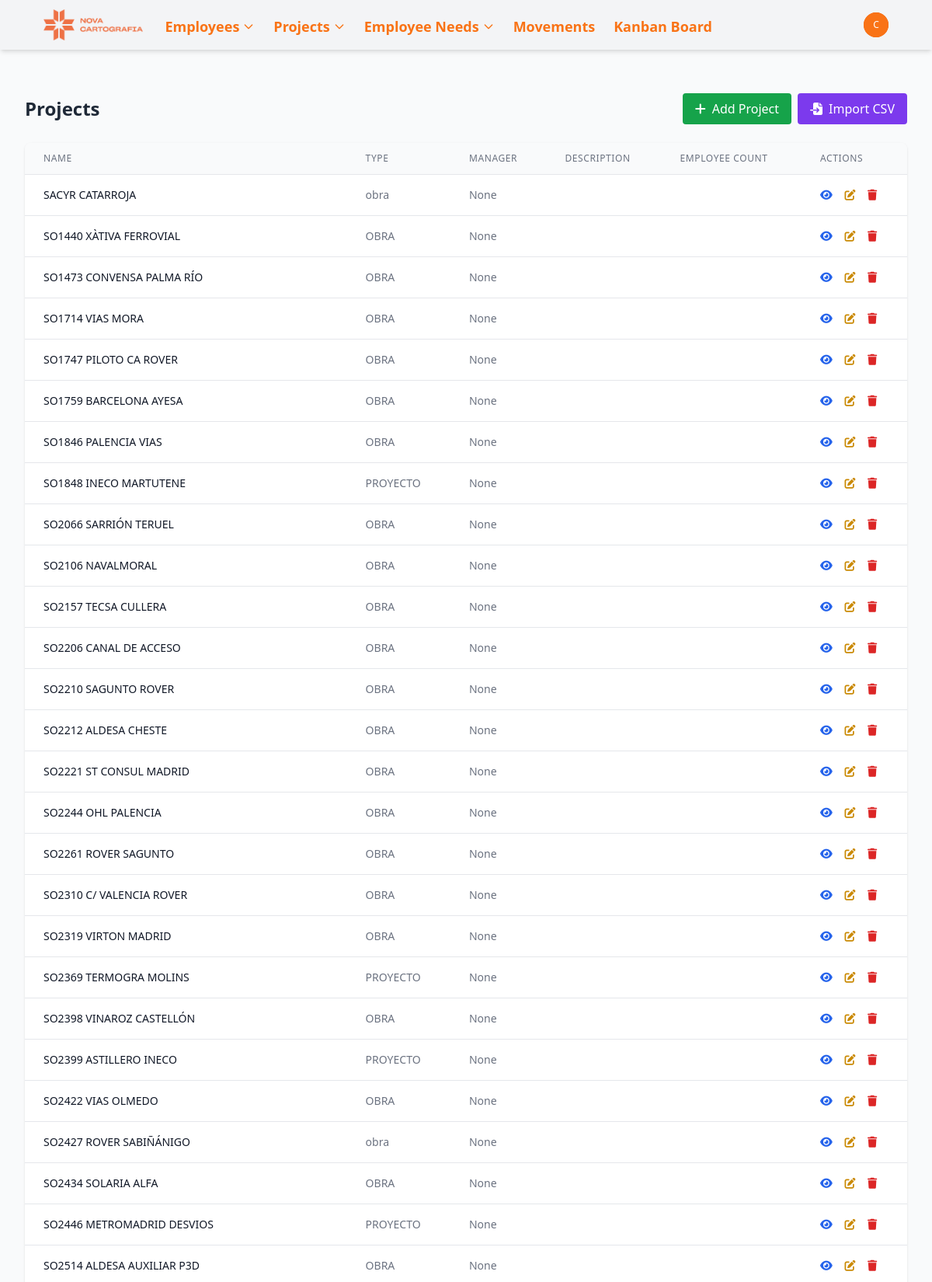
Page /projects/ (signed in, upper part) on the committed database.
### novacartografia_employee_management/models.py (models this page shows, shortened)
class Project(models.Model):
    PROJECT_TYPES = [
        ('obra', 'Obra'),
        ('proyecto', 'Proyecto'),
    ]
    MANAGER_TYPES = [
        ('cuesta', 'Cuesta'),
        ('javi', 'Javi'),
        ('guillermo', 'Guillermo'),
        ('miguelangel', 'Miguel Ángel'),
        ('oscar', 'Óscar'),
    ]
    name = models.CharField(max_length=100)
    type = models.CharField(max_length=50, choices=PROJECT_TYPES, default='proyecto')
    description = models.TextField(blank=True, null=True)
    manager = models.CharField(max_length=50, choices=MANAGER_TYPES, null=True, blank=True)
    state = models.CharField(max_length=50, null=True, blank=True,
            choices=[
                ('alava', 'Álava'),
                ('albacete', 'Albacete'),
                ('alicante', 'Alicante'),
                ('almeria', 'Almería'),
                ('asturias', 'Asturias'),
                ('avila', 'Ávila'),
                ('badajoz', 'Badajoz'),
                ('barcelona', 'Barcelona'),
                ('burgos', 'Burgos'),
                ('caceres', 'Cáceres'),
                ('cadiz', 'Cádiz'),
                ('cantabria', 'Cantabria'),
                ('castellon', 'Castellón'),
                ('ceuta', 'Ceuta'),
                ('ciudad_real', 'Ciudad Real'),
                ('cordoba', 'Córdoba'),
                ('cuenca', 'Cuenca'),
                ('gerona', 'Gerona'),
                ('granada', 'Granada'),
                ('guadalajara', 'Guadalajara'),
                ('guipuzcoa', 'Guipúzcoa'),
                ('huelva', 'Huelva'),
                ('huesca', 'Huesca'),
                ('islas_baleares', 'Islas Baleares'),
                ('jaen', 'Jaén'),
                ('la_coruna', 'La Coruña'),
                ('la_rioja', 'La Rioja'),
                ('las_palmas', 'Las Palmas'),
                ('leon', 'León'),
                ('lerida', 'Lérida'),
                ('lugo', 'Lugo'),
                ('madrid', 'Madrid'),
                ('malaga', 'Málaga'),
                ('melilla', 'Melilla'),
                ('murcia', 'Murcia'),
                ('navarra', 'Navarra'),
                ('orense', 'Orense'),
                ('palencia', 'Palencia'),
                ('pontevedra', 'Pontevedra'),
                ('salamanca', 'Salamanca'),
                ('santa_cruz_de_tenerife', 'Santa Cruz de Tenerife'),
                ('segovia', 'Segovia'),
                ('sevilla', 'Sevilla'),
                ('soria', 'Soria'),
                ('tarragona', 'Tarragona'),
                ('teruel', 'Teruel'),
                ('toledo', 'Toledo'),
                ('valencia', 'Valencia'),
                ('valladolid', 'Valladolid'),
                ('vizcaya', 'Vizcaya'),
                ('zamora', 'Zamora'),
                ('zaragoza', 'Zaragoza')
            ])
    academic_training = models.CharField(max_length=100, blank=True, null=True)
    twenty_hours = models.BooleanField(default=False)
    sixty_hours = models.BooleanField(default=False)
    confine = models.BooleanField(default=False)
    mining = models.BooleanField(default=False)
    railway_carriage = models.BooleanField(default=False)
    railway_mounting = models.BooleanField(default=False)
    building = models.BooleanField(default=False)
    office_work = models.BooleanField(default=False)
    scanner = models.BooleanField(default=False)
    leveling = models.BooleanField(default=False)
    static = models.BooleanField(default=False)
    drag = models.BooleanField(default=False)

### novacartografia_employee_management/views.py (the view)
# urls.py: path('projects/', views.project_list, name='project_list'),
@login_required
def project_list(request):
    projects = Project.objects.annotate(
        manager_order=Case(
            When(manager__isnull=True, then=Value('ZZZZZZ')),  # Un valor que será ordenado al final
            default='manager',
            output_field=CharField(),
        )
    ).order_by('manager_order', 'name')
    return render(request, 'novacartografia_employee_management/project_list.html', {'projects': projects})

### templates/novacartografia_employee_management/project_list.html (shortened to what this page needs)
{% extends "base.html" %}
{% block content %}
<div class="flex flex-col md:flex-row md:items-center md:justify-between mb-6">
    <h2 class="text-2xl font-bold text-gray-800 mb-4 md:mb-0">Projects</h2>
    <div class="flex space-x-2">
        <a href="{% url 'project_create' %}" class="bg-green-600 hover:bg-green-700 text-white font-medium py-2 px-4 rounded flex items-center">
            <i class="fas fa-plus mr-2"></i> Add Project
        </a>
        <a href="{% url 'import_projects_csv' %}" class="bg-violet-600 hover:bg-violet-700 text-white font-medium py-2 px-4 rounded flex items-center">
            <i class="fas fa-file-import mr-2"></i> Import CSV
        </a>
    </div>
</div>
<div class="bg-white shadow overflow-hidden rounded-lg">
    <div class="overflow-x-auto">
        <table class="min-w-full divide-y divide-gray-200">
            <thead class="bg-gray-50">
                <tr>
                    <th scope="col" class="px-6 py-3 text-left text-xs font-medium text-gray-500 uppercase tracking-wider">Name</th>
                    <th scope="col" class="px-6 py-3 text-left text-xs font-medium text-gray-500 uppercase tracking-wider">Type</th>
                    <th scope="col" class="px-6 py-3 text-left text-xs font-medium text-gray-500 uppercase tracking-wider">Manager</th>
                    <th scope="col" class="px-6 py-3 text-left text-xs font-medium text-gray-500 uppercase tracking-wider">Description</th>
                    <th scope="col" class="px-6 py-3 text-left text-xs font-medium text-gray-500 uppercase tracking-wider">Employee Count</th>
                    <th scope="col" class="px-6 py-3 text-left text-xs font-medium text-gray-500 uppercase tracking-wider">Actions</th>
                </tr>
            </thead>
            <tbody class="bg-white divide-y divide-gray-200">
                {% for project in projects %}
                <tr class="hover:bg-gray-50">
                    <td class="px-6 py-4 whitespace-nowrap text-sm font-medium text-gray-900">{{ project.name }}</td>
                    <td class="px-6 py-4 text-sm text-gray-500">{{ project.type }}</td>
                    <td class="px-6 py-4 text-sm text-gray-500">{{ project.manager }}</td>
                    <td class="px-6 py-4 text-sm text-gray-500">{{ project.description|truncatechars:50 }}</td>
                    <td class="px-6 py-4 whitespace-nowrap text-sm text-gray-500">{{ project.employees.count }}</td>
                    <td class="px-6 py-4 whitespace-nowrap text-sm font-medium">
                        <a href="{% url 'project_detail' project.id %}" class="text-blue-600 hover:text-blue-900 mr-3">
                            <i class="fas fa-eye"></i>
                        </a>
                        <a href="{% url 'project_update' project.id %}" class="text-yellow-600 hover:text-yellow-900 mr-3">
                            <i class="fas fa-edit"></i>
                        </a>
                        <a href="{% url 'project_delete' project.id %}" class="text-red-600 hover:text-red-900">
                            <i class="fas fa-trash"></i>
                        </a>
                    </td>
                </tr>
                {% empty %}
                <tr>
                    <td colspan="4" class="px-6 py-4 text-center text-sm text-gray-500">No projects found.</td>
                </tr>
                {% endfor %}
            </tbody>
        </table>
    </div>
</div>
{% endblock %}

### templates/base.html (shortened to what this page needs)
<!DOCTYPE html>
<html lang="en">
<head>
    <script src="https://cdn.tailwindcss.com"></script>
    <link rel="stylesheet" href="https://cdnjs.cloudflare.com/ajax/libs/font-awesome/6.7.2/css/all.min.css">
    {% load static %}
    <script src="{% static 'js/tailwind.config.js' %}"></script>
</head>
<body class="bg-gray-50 min-h-screen flex flex-col ">
    <nav class="navbar-drpdown-container bg-gray-100 shadow-md">
        <div class="content-container">
            <div class="flex justify-between h-16 ml-6">
                <div class="flex items-center">
                    <div class="flex-shrink-0 flex items-center">
                        <a href="{% url 'home' %}" class="text-orange-500 font-bold text-xl">
                            <img class="mx-auto h-10 w-auto" src="{% static 'images/952.png' %}" alt="Nova Workers Management Logo">
                        </a>
                    </div>
                    <div class="hidden sm:ml-6 sm:flex sm:space-x-4">
                        <div class="relative" x-data="{ open: false }">
                            <button @click="open = !open" class="text-orange-500 hover:text-orange-700 border-transparent inline-flex items-center px-1 pt-1 text-lg font-bold">
                                <span>Employees</span>
                                <svg class="ml-1 w-4 h-4" fill="none" stroke="currentColor" viewBox="0 0 24 24" xmlns="http://www.w3.org/2000/svg"><path stroke-linecap="round" stroke-linejoin="round" stroke-width="2" d="M19 9l-7 7-7-7"></path></svg>
                            </button>
                        </div>
                        <div class="relative" x-data="{ open: false }">
                            <button @click="open = !open" class="text-orange-500 hover:text-orange-700 border-transparent inline-flex items-center px-1 pt-1 text-lg font-bold">
                                <span>Projects</span>
                                <svg class="ml-1 w-4 h-4" fill="none" stroke="currentColor" viewBox="0 0 24 24" xmlns="http://www.w3.org/2000/svg"><path stroke-linecap="round" stroke-linejoin="round" stroke-width="2" d="M19 9l-7 7-7-7"></path></svg>
                            </button>
                        </div>
                        <div class="relative" x-data="{ open: false }">
                            <button @click="open = !open" class="text-orange-500 hover:text-orange-700 border-transparent inline-flex items-center px-1 pt-1 text-lg font-bold">
                                <span>Employee Needs</span>
                                <svg class="ml-1 w-4 h-4" fill="none" stroke="currentColor" viewBox="0 0 24 24" xmlns="http://www.w3.org/2000/svg"><path stroke-linecap="round" stroke-linejoin="round" stroke-width="2" d="M19 9l-7 7-7-7"></path></svg>
                            </button>
                        </div>
                        <a href="{% url 'movement_list' %}" class="text-orange-500 hover:text-orange-700 border-transparent inline-flex items-center px-1 pt-1 text-lg font-bold">
                            Movements
                        </a>
                        <a href="{% url 'kanban_board' %}" class="text-orange-500 hover:text-orange-700 border-transparent inline-flex items-center px-1 pt-1 text-lg font-bold">
                            Kanban Board
                        </a>
                    </div>
                </div>
                <div class="hidden sm:ml-6 mr-6 sm:flex sm:items-center">
                    {% if user.is_authenticated %}
                        <div class="ml-3 relative" x-data="{ open: false }">
                            <div>
                                <button @click="open = !open" type="button" class="bg-orange-600 flex text-sm rounded-full focus:outline-none focus:ring-2 focus:ring-offset-2 focus:ring-offset-primary-800 focus:ring-white">
                                    <span class="inline-flex items-center justify-center h-8 w-8 rounded-full bg-orange-500">
                                        <span class="text-xs font-medium leading-none text-white">{{ user.username|slice:":1" }}</span>
                                    </span>
                                </button>
                            </div>
                        </div>
                    {% else %}
                        <a href="{% url 'login' %}" class="text-gray-100 hover:text-white text-sm font-medium">Login</a>
                    {% endif %}
                </div>
            </div>
        </div>
    </nav>
    <div class="content-container py-4">
    </div>
    <main class="flex-grow">
        <div class="content-container py-6">
            {% block content %}{% endblock %}
        </div>
    </main>
</body>
</html>

### rows in the picture
Project: name "SACYR CATARROJA", type "obra", manager "None"
Project: name "SO1440 XÀTIVA FERROVIAL", type "OBRA", manager "None"
Project: name "SO1473 CONVENSA PALMA RÍO", type "OBRA", manager "None"
Project: name "SO1714 VIAS MORA", type "OBRA", manager "None"
Project: name "SO1747 PILOTO CA ROVER", type "OBRA", manager "None"
Project: name "SO1759 BARCELONA AYESA", type "OBRA", manager "None"
Project: name "SO1846 PALENCIA VIAS", type "OBRA", manager "None"
Project: name "SO1848 INECO MARTUTENE", type "PROYECTO", manager "None"
Project: name "SO2066 SARRIÓN TERUEL", type "OBRA", manager "None"
Project: name "SO2106 NAVALMORAL", type "OBRA", manager "None"
Project: name "SO2157 TECSA CULLERA", type "OBRA", manager "None"
Project: name "SO2206 CANAL DE ACCESO", type "OBRA", manager "None"
Project: name "SO2210 SAGUNTO ROVER", type "OBRA", manager "None"
Project: name "SO2212 ALDESA CHESTE", type "OBRA", manager "None"
Project: name "SO2221 ST CONSUL MADRID", type "OBRA", manager "None"
Project: name "SO2244 OHL PALENCIA", type "OBRA", manager "None"
Project: name "SO2261 ROVER SAGUNTO", type "OBRA", manager "None"
Project: name "SO2310 C/ VALENCIA ROVER", type "OBRA", manager "None"
Project: name "SO2319 VIRTON MADRID", type "OBRA", manager "None"
Project: name "SO2369 TERMOGRA MOLINS", type "PROYECTO", manager "None"
Project: name "SO2398 VINAROZ CASTELLÓN", type "OBRA", manager "None"
Project: name "SO2399 ASTILLERO INECO", type "PROYECTO", manager "None"
Project: name "SO2422 VIAS OLMEDO", type "OBRA", manager "None"
Project: name "SO2427 ROVER SABIÑÁNIGO", type "obra", manager "None"
Project: name "SO2434 SOLARIA ALFA", type "OBRA", manager "None"
Project: name "SO2446 METROMADRID DESVIOS", type "PROYECTO", manager "None"
Project: name "SO2514 ALDESA AUXILIAR P3D", type "OBRA", manager "None"

### other values in the picture
{{ user.username|slice:":1" }} "C"
